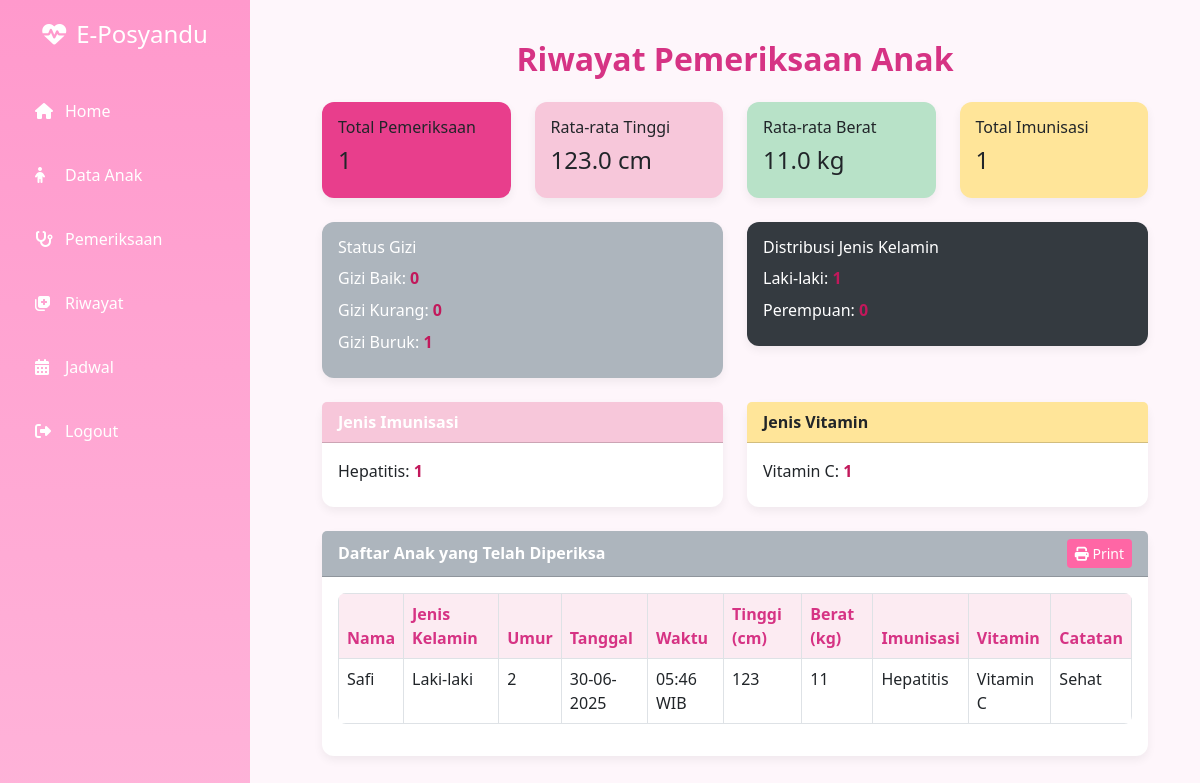
/riwayat.php, run on the app's committed database.
### tables this page shows
CREATE TABLE `pemeriksaan` (
  `id_pemeriksaan` int(11) NOT NULL,
  `nama_anak` varchar(500) NOT NULL,
  `umur` varchar(200) NOT NULL,
  `tinggi` varchar(500) NOT NULL,
  `berat` varchar(1000) NOT NULL,
  `jeniskelamin` varchar(10) NOT NULL,
  `imunisasi` varchar(500) NOT NULL,
  `vitamin` varchar(500) NOT NULL,
  `tanggal` date NOT NULL DEFAULT current_timestamp(),
  `waktu` time NOT NULL,
  `catatan` varchar(500) NOT NULL
);

### functions.php (called while the page is built, shortened)
<?php
function getGlobalStatistics($conn) {
    $sql = "SELECT
                COUNT(*) AS total_data,
                AVG(tinggi) AS rata_tinggi,
                AVG(berat) AS rata_berat,
                SUM(CASE WHEN imunisasi != '' THEN 1 ELSE 0 END) AS total_imunisasi,
                SUM(CASE WHEN vitamin != '' THEN 1 ELSE 0 END) AS total_vitamin
            FROM pemeriksaan";
    $result = mysqli_query($conn, $sql);
    return mysqli_fetch_assoc($result);
}
?>

### riwayat.php (the view, shortened to what this page needs)
<?php
require 'functions.php';
$query = "SELECT * FROM pemeriksaan";
$data = mysqli_query($conn, $query);
$data = mysqli_fetch_all($data, MYSQLI_ASSOC);
$stats = getGlobalStatistics($conn);
$genderStats = ["Laki-laki" => 0, "Perempuan" => 0];
$imunisasiStats = [];
$vitaminStats = [];
$giziStats = ["Gizi Baik" => 0, "Gizi Kurang" => 0, "Gizi Buruk" => 0];
function klasifikasiGizi($berat, $tinggi) {
    $rasio = $berat / $tinggi;
    if ($rasio >= 0.15) return "Gizi Baik";
    elseif ($rasio >= 0.13) return "Gizi Kurang";
    else return "Gizi Buruk";
}
foreach ($data as $row) {
    if (isset($genderStats[$row['jeniskelamin']])) $genderStats[$row['jeniskelamin']]++;
    if ($row['imunisasi'] !== '') $imunisasiStats[$row['imunisasi']] = ($imunisasiStats[$row['imunisasi']] ?? 0) + 1;
    if ($row['vitamin'] !== '') $vitaminStats[$row['vitamin']] = ($vitaminStats[$row['vitamin']] ?? 0) + 1;
    $giziStats[klasifikasiGizi($row['berat'], $row['tinggi'])]++;
}
?>
<!DOCTYPE html>
<html lang="id">
<head>
  <link href="https://cdn.jsdelivr.net/npm/bootstrap@5.3.0/dist/css/bootstrap.min.css" rel="stylesheet">
  <link rel="stylesheet" href="https://cdnjs.cloudflare.com/ajax/libs/font-awesome/6.4.0/css/all.min.css" />
</head>
<body>
<div class="sidebar">
  <h1><i class="fas fa-heartbeat"></i> E-Posyandu</h1>
  <ul>
    <li><a href="home.php"><i class="fas fa-home"></i> Home</a></li>
    <li><a href="dataanak.php"><i class="fas fa-child"></i> Data Anak</a></li>
    <li><a href="pemeriksaan.php"><i class="fas fa-stethoscope"></i> Pemeriksaan</a></li>
    <li><a href="riwayat.php"><i class="fas fa-notes-medical"></i> Riwayat</a></li>
    <li><a href="jadwal.php"><i class="fas fa-calendar-alt"></i> Jadwal</a></li>
    <li><a href="logout.php"><i class="fas fa-sign-out-alt"></i> Logout</a></li>
  </ul>
</div>
<div class="main-content">
  <div class="container">
    <h2 class="mb-4">Riwayat Pemeriksaan Anak</h2>
    <div class="row text-white mb-4">
      <div class="col-md-3"><div class="card bg-primary"><div class="card-body"><h6>Total Pemeriksaan</h6><h4><?= $stats['total_data'] ?></h4></div></div></div>
      <div class="col-md-3"><div class="card bg-info"><div class="card-body"><h6>Rata-rata Tinggi</h6><h4><?= number_format($stats['rata_tinggi'], 1) ?> cm</h4></div></div></div>
      <div class="col-md-3"><div class="card bg-success"><div class="card-body"><h6>Rata-rata Berat</h6><h4><?= number_format($stats['rata_berat'], 1) ?> kg</h4></div></div></div>
      <div class="col-md-3"><div class="card bg-warning"><div class="card-body"><h6>Total Imunisasi</h6><h4><?= $stats['total_imunisasi'] ?></h4></div></div></div>
    </div>
    <div class="row mb-4">
      <div class="col-md-6">
        <div class="card bg-secondary text-white">
          <div class="card-body">
            <h6>Status Gizi</h6>
            <?php foreach ($giziStats as $status => $jumlah): ?>
              <p><?= $status ?>: <strong><?= $jumlah ?></strong></p>
            <?php endforeach; ?>
          </div>
        </div>
      </div>
      <div class="col-md-6">
        <div class="card bg-dark text-white">
          <div class="card-body">
            <h6>Distribusi Jenis Kelamin</h6>
            <?php foreach ($genderStats as $gender => $jumlah): ?>
              <p><?= $gender ?>: <strong><?= $jumlah ?></strong></p>
            <?php endforeach; ?>
          </div>
        </div>
      </div>
    </div>
    <div class="row mb-4">
      <div class="col-md-6"><div class="card"><div class="card-header bg-info text-white">Jenis Imunisasi</div><div class="card-body"><?php foreach ($imunisasiStats as $jenis => $jumlah): ?><p><?= $jenis ?>: <strong><?= $jumlah ?></strong></p><?php endforeach; ?></div></div></div>
      <div class="col-md-6"><div class="card"><div class="card-header bg-warning text-dark">Jenis Vitamin</div><div class="card-body"><?php foreach ($vitaminStats as $jenis => $jumlah): ?><p><?= $jenis ?>: <strong><?= $jumlah ?></strong></p><?php endforeach; ?></div></div></div>
    </div>
    <div class="card mb-4">
      <div class="card-header bg-secondary text-white d-flex justify-content-between align-items-center">
        <span>Daftar Anak yang Telah Diperiksa</span>
        <a href="cetakriwayat.php" target="_blank" class="btn btn-pink btn-sm">
          <i class="fas fa-print"></i> Print
        </a>
      </div>
      <div class="card-body">
        <div class="table-responsive">
          <table class="table table-bordered">
            <thead>
              <tr>
                <th>Nama</th>
                <th>Jenis Kelamin</th>
                <th>Umur</th>
                <th>Tanggal</th>
                <th>Waktu</th>
                <th>Tinggi (cm)</th>
                <th>Berat (kg)</th>
                <th>Imunisasi</th>
                <th>Vitamin</th>
                <th>Catatan</th>
              </tr>
            </thead>
            <tbody>
              <?php foreach ($data as $row): ?>
              <tr>
                <td><?= htmlspecialchars($row['nama_anak']) ?></td>
                <td><?= htmlspecialchars($row['jeniskelamin']) ?></td>
                <td><?= htmlspecialchars($row['umur']) ?></td>
                <td><?= date('d-m-Y', strtotime($row['tanggal'])) ?></td>
                <td><?= date('H:i', strtotime($row['waktu'])) ?> WIB</td>
                <td><?= htmlspecialchars($row['tinggi']) ?></td>
                <td><?= htmlspecialchars($row['berat']) ?></td>
                <td><?= htmlspecialchars($row['imunisasi']) ?></td>
                <td><?= htmlspecialchars($row['vitamin']) ?></td>
                <td><?= htmlspecialchars($row['catatan']) ?></td>
              </tr>
              <?php endforeach; ?>
            </tbody>
          </table>
        </div>
      </div>
    </div>
  </div>
</div>
</body>
</html>

### riwayat.php (style rules this page uses)
body { display: flex; margin: 0; background-color: #fef6fb; font-family: 'Segoe UI', Tahoma, Geneva, Verdana, sans-serif; }
.sidebar { width: 250px; height: 100vh; background: linear-gradient(to bottom, #ff99cc, #ffb3d9); padding: 20px; color: white; position: fixed; top: 0; left: 0; }
.sidebar h1 { font-size: 24px; text-align: center; margin-bottom: 40px; display: flex; align-items: center; justify-content: center; gap: 10px; }
.sidebar ul { list-style: none; padding: 0; }
.sidebar ul li { margin: 20px 0; }
.sidebar ul li a { color: white; text-decoration: none; font-size: 16px; padding: 10px 15px; border-radius: 8px; display: flex; align-items: center; gap: 10px; transition: background 0.3s, padding-left 0.3s; }
.sidebar ul li a i { width: 20px; }
.main-content { margin-left: 270px; padding: 40px; width: calc(100% - 270px); }
h2 { color: #d63384; font-weight: bold; text-align: center; }
.card { border: none; border-radius: 12px; box-shadow: 0 4px 10px rgba(0, 0, 0, 0.06); transition: transform 0.3s ease; }
.card-header { font-weight: 600; font-size: 16px; }
.bg-primary { background-color: #e83e8c !important; }
.bg-info { background-color: #f7c7da !important; color: #212529; }
.bg-success { background-color: #b8e2c8 !important; color: #212529; }
.bg-warning { background-color: #ffe599 !important; color: #212529; }
.bg-secondary { background-color: #adb5bd !important; }
.bg-dark { background-color: #343a40 !important; }
.table { background-color: white; border-radius: 8px; overflow: hidden; }
.table thead th { background-color: #fcebf2; color: #d63384; }
.btn-pink { background-color: #ff66a5; color: white; border: none; }
p { margin-bottom: 0.5rem; }
strong { color: #c2185b; }

### data on the page
pemeriksaan: nama_anak "Safi", jeniskelamin "Laki-laki", umur "2", tanggal "30-06-2025", waktu "05:46", tinggi "123", berat "11", imunisasi "Hepatitis", vitamin "Vitamin C", catatan "Sehat"

### other printed values
$stats['total_data'] "1"
$stats['rata_tinggi'] "123.0"
$stats['rata_berat'] "11.0"
$stats['total_imunisasi'] "1"
$status "Gizi Baik"
$jumlah "0"
$status "Gizi Kurang"
$status "Gizi Buruk"
$jumlah "1"
$gender "Laki-laki"
$gender "Perempuan"
$jenis "Hepatitis"
$jenis "Vitamin C"
